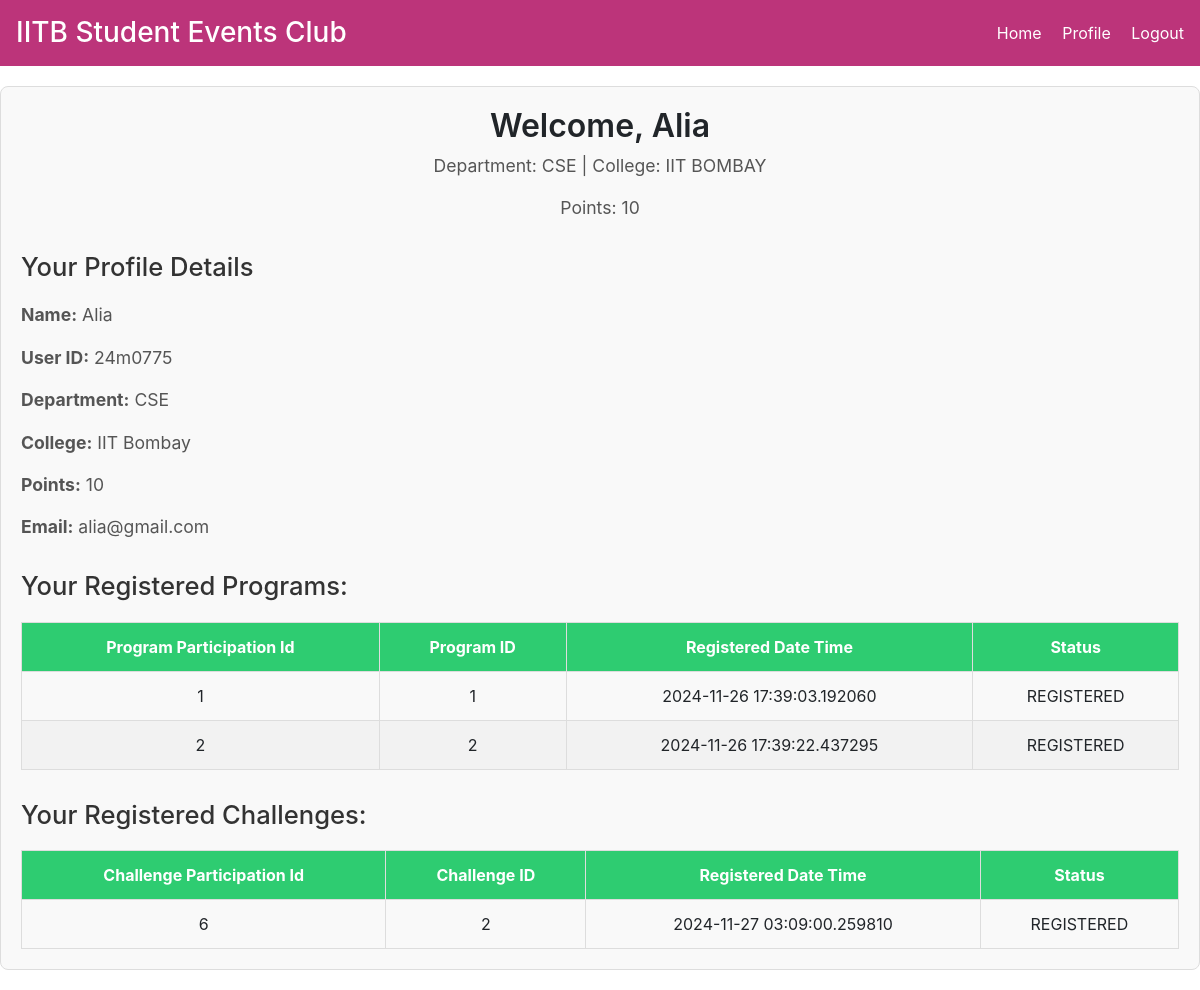
The page /profile/ (signed in) on the database its author committed.
### wellness/models.py (models this page shows)
class User(db.Model, UserMixin):
    id = db.Column(db.String(15), primary_key=True)
    email = db.Column(db.String(100), unique=True)
    password = db.Column(db.String(100))
    name = db.Column(db.String(100))
    gender = db.Column(db.String(15))
    dept = db.Column(db.String(15))
    role = db.Column(db.String(10))
    points = db.Column(db.Integer, default=0)

class WellnessParticipation(db.Model):
    ppid = db.Column(db.Integer, primary_key=True)
    pid = db.Column(db.Integer)
    uid = db.Column(db.Integer)
    status = db.Column(db.String(25))
    pregtime = db.Column(db.DateTime, default=datetime.now(timezone.utc))

class ChallengeParticipation(db.Model):
    cpid = db.Column(db.Integer, primary_key=True)
    chid = db.Column(db.Integer)
    uid = db.Column(db.Integer)
    status = db.Column(db.String(25))
    chregtime = db.Column(db.DateTime, default=datetime.now(timezone.utc))

### wellness/main.py (the view)
@main.route("/profile/", methods=['GET', 'POST'])
@login_required
def getmyprograms():
    userid = current_user.id
    user = User.query.get_or_404(userid)
    pr_par = WellnessParticipation.query.filter_by(uid=userid).all()
    ch_par = ChallengeParticipation.query.filter_by(uid=userid).all()
    print(user.id, user.name)
    print(len(pr_par), len(ch_par))
    return render_template("profile.html", programs=pr_par, challenges=ch_par, user=user)

### wellness/__init__.py (called while the page is built)
def create_app():
    app = Flask(__name__)
    app.config['DEBUG'] = True
    app.config['SECRET_KEY'] = "secret-key"
    app.config["SQLALCHEMY_DATABASE_URI"] = "sqlite:///db.sqlite"
    db.init_app(app)
    login_manager = LoginManager()
    login_manager.login_view = "auth.login"
    login_manager.init_app(app)
    from wellness.models import User
    @login_manager.user_loader
    def load_user(id):
        return User.query.get(id)
    from .main import main as main_blueprint
    app.register_blueprint(main_blueprint)
    from .auth import auth as auth_blueprint
    app.register_blueprint(auth_blueprint)
    return app

### wellness/templates/profile.html (shortened to what this page needs)
<!DOCTYPE html>
<html lang="en">
<head>
    <link rel="stylesheet" href="https://stackpath.bootstrapcdn.com/bootstrap/4.5.0/css/bootstrap.min.css">
    <link rel="stylesheet" href="https://maxcdn.bootstrapcdn.com/font-awesome/4.7.0/css/font-awesome.min.css">
</head>
<body>
    <div class="navbar">
        <h3>IITB Student Events Club</h3>
        <div>
            <a href="/userhome">Home</a>
            <a href="/profile">Profile</a>
            <a href="/logout">Logout</a>
        </div>
    </div>
    <div class="profile-container">
        <div class="profile-header">
            <h2>Welcome, {{ user.name }}</h2>
            <p>Department: {{ user.dept }} | College: IIT BOMBAY</p>
            <p>Points: {{user.points }}</p>
        </div>
        <div class="profile-details">
            <h4>Your Profile Details</h4>
            <p><strong>Name:</strong> {{ user.name }}</p>
            <p><strong>User ID:</strong> {{ user.id }}</p>
            <p><strong>Department:</strong> {{ user.dept }}</p>
            <p><strong>College:</strong> IIT Bombay</p>
            <p><strong>Points:</strong> {{ user.points }}</p>
            <p><strong>Email:</strong> {{ user.email }}</p>
        </div>
        <div class="programs-challenges">
            <h4>Your Registered Programs:</h4>
            {% if programs|length == 0 %}
                <p>You have no programs registered.</p>
            {% else %}
                <table id="profile-table">
                        <thead>
                            <tr>
                                <th>Program Participation Id</th>
                                <th>Program ID</th>
                                <th>Registered Date Time</th>
                                <th>Status</th>
                            </tr>
                        </thead>
                        <tbody>
                            {% for participation in programs %}
                            <tr>
                                <td>{{ participation.ppid }}</td>
                                <td>{{ participation.pid }}</td>
                                <td>{{ participation.pregtime }}</td>
                                <td>{{ participation.status }}</td>
                            </tr>
                            {% endfor %}
                        </tbody>
                </table>
            {% endif %}
        </div>
        <div class="programs-challenges">
            <h4>Your Registered Challenges:</h4>
            {% if challenges|length == 0 %}
                <p>You have no challenges registered.</p>
            {% else %}
                <table id="profile-table">
                    <thead>
                        <tr>
                            <th>Challenge Participation Id</th>
                            <th>Challenge ID</th>
                            <th>Registered Date Time</th>
                            <th>Status</th>
                        </tr>
                    </thead>
                    <tbody>
                        {% for challenge in challenges %}
                        <tr>
                            <td>{{ challenge.cpid }}</td>
                            <td>{{ challenge.chid }}</td>
                            <td>{{ challenge.chregtime }}</td>
                            <td>{{ challenge.status }}</td>
                        {% endfor %}
                    </tbody>
                </table>
            {% endif %}
        </div>
    </div>
</body>
</html>

### wellness/templates/profile.html (style rules this page uses)
.navbar { background-color: rgb(188, 52, 122); color: white; padding: 1rem; display: flex; justify-content: space-between; align-items: center; }
.navbar h3 { margin: 0; }
.navbar a { color: white; text-decoration: none; margin-left: 1rem; }
.profile-container { margin: 20px auto; max-width: 1200px; padding: 20px; border: 1px solid #ddd; border-radius: 8px; background-color: #f9f9f9; }
.profile-header { text-align: center; margin-bottom: 30px; }
.profile-header h2 { font-size: 2rem; font-weight: 600; }
.profile-header p { font-size: 1.1rem; color: #555; }
.profile-details, .programs-challenges { margin-top: 30px; }
.profile-details h4, .programs-challenges h4 { font-size: 1.6rem; color: #333; margin-bottom: 20px; }
.profile-details p { font-size: 1.1rem; color: #555; }
#profile-table { width: 100%; border-collapse: collapse; }
#profile-table th, #profile-table td { padding: 12px; border: 1px solid #ddd; text-align: center; }
#profile-table th { background-color: #2ecc71; color: white; }
#profile-table tr:nth-child(even) { background-color: #f2f2f2; }

### rows shown on the page
User: name "Alia", dept "CSE", points "10", id "24m0775", email "alia@gmail.com"
WellnessParticipation: ppid "1", pid "1", pregtime "2024-11-26 17:39:03.192060", status "REGISTERED"
WellnessParticipation: ppid "2", pid "2", pregtime "2024-11-26 17:39:22.437295", status "REGISTERED"
ChallengeParticipation: cpid "6", chid "2", chregtime "2024-11-27 03:09:00.259810", status "REGISTERED"
